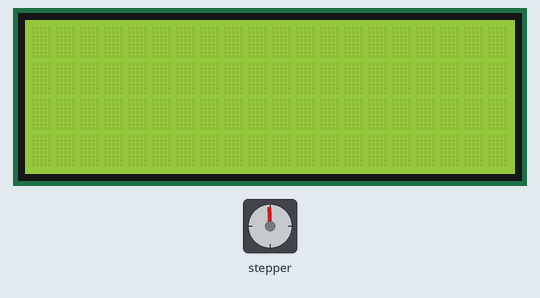
Recording of a sketch running on a simulated Arduino Uno, built with avr-gcc and run on an emulated ATmega328P. Parts: 20×4 character LCD, stepper motor. Stepper angles assume 4096 steps per turn.

Above: at 0.22 s.
At 9.73 s:
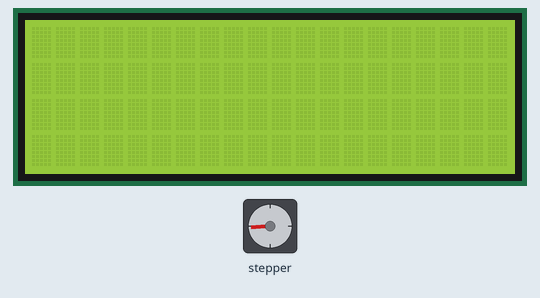
At 19.77 s:
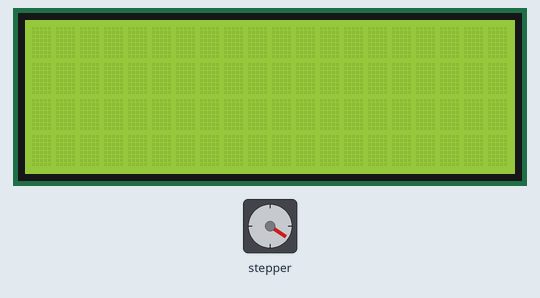
At 39.67 s:
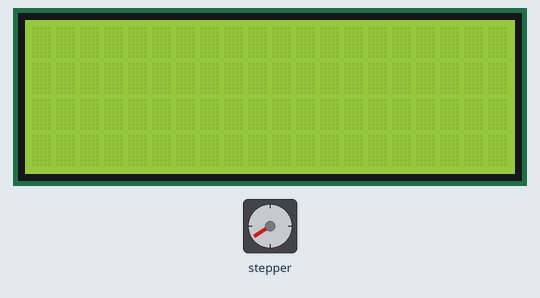
Timing chart, 0 to 40.0 s (numbered marks = the images above):
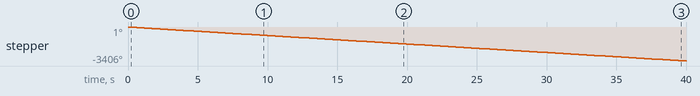

The sketch:

P2.ino
```cpp
#include <LiquidCrystal_I2C.h>
#include <Keypad.h>
#include <CheapStepper.h>

LiquidCrystal_I2C lcd(0x27, 20, 4);
CheapStepper stepper (8, 9,10, 11);
//Variables para asitgnar pines
bool Clock = true;
char keys_p[4][4]
{
   {'1','4','7','*'},
   {'2','5','8','0'},
   {'3','6','9','#'},
   {'A','B','C','D'}
};

byte pin_f[4] = {9, 8, 7, 6};
byte pin_c[4] = {5, 4, 3, 2};
//mapeo del teclado
Keypad TecHex = Keypad(makeKeymap (keys_p), pin_f, pin_c, 4, 4);
int enter();
//funcion para imprimir texto
void show (const char* str, int CoorX = 0, int CoorY = 0) {
  //coordenadas para inicializar el cursor
    if (CoorX >= 0 && CoorY >= 0)
        lcd.setCursor(CoorX, CoorY);
    //imprime la string
    lcd.print(str);
}
//funcion para imprimir numeros
void show (double num, int CoorX = 0, int CoorY = 0) {
    if (CoorX >= 0 && CoorY >= 0)
        lcd.setCursor(CoorX, CoorY);
    lcd.print(num);
}

void setup() {
  lcd.init();
  lcd.backlight();
  stepper.setRpm(10);
}

void loop() {
    short opc1 = 0, opc2 = 0, num = 0;
    int tiempo = 0;

    /*show(" 1.- Paso completo ", 0, 0);
    show(" 2.- Paso medio ", 0, 1);
    show(" Num: ", 0, 2);*/

    opc1 = 1;

    // show(" 1.- Giro izq", 0, 0);
    // show(" 2.- Giro der ", 0, 1);
    // show(" Num: ", 0, 2);

    opc2 = 2;

    if(opc1== 1)
        stepper.setRpm(15);
    else
        stepper.setRpm(6);

    Clock = (opc2 == 1) ? true : false;

    stepper.moveDegrees(Clock, 360);
    delay(200);

    lcd.clear();
}

int enter(){
  int value = 0;
  char c = '\0';
  int X3 = 10, temp = 0;//coordenada X y valor temporal
  c = TecHex.getKey();
  while( c =='\0' || c < 58 ||c > 47)
  {
     delay(1);
     c = TecHex.getKey();
     if( c !='\0' && c < 58 && c > 47){
        lcd.setCursor(X3,2);
        lcd.print(c);
        temp = String(c).toInt(); //se le resta a c el valor ascii de 48 --> '0'
        value = (value * 10) + temp;
        X3++;//se le suma uno a la coordenada X
     }
     if(c == '#')
        break;
  }
  lcd.clear();
  return value;
}
```

Measured:
- by itself, stepper: keeps turning counter-clockwise at about 85°/s
